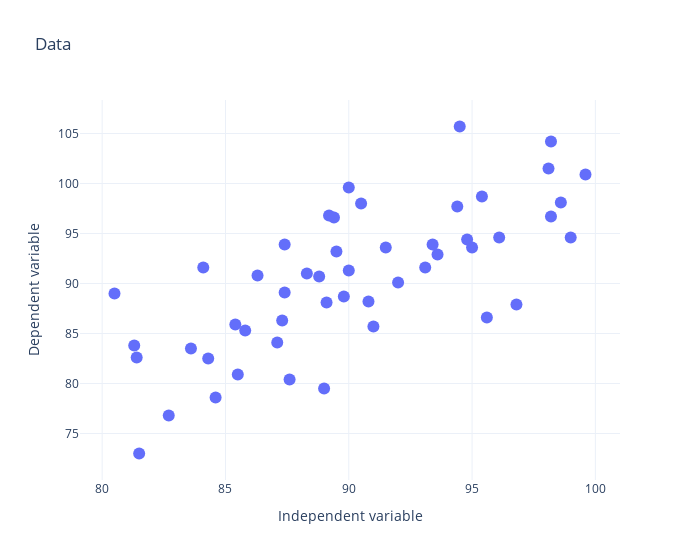

The code cell stored with this chart in its notebook:
### Markdown cell above
### <span style="color: pink ;">Simple Linear Regression <span>

### Code cell
go.Figure(data=go.Scatter(x=independent, y=dependent,
    mode='markers',
    marker=dict(size=12))).update_layout(title='Data',
        yaxis=dict(title='Dependent variable'),
        xaxis=dict(title='Independent variable')).update_layout(
            width=700
        )

### Figure 1 — Plotly figure (JSON) as saved in the notebook; plotly's stock layout.template omitted (floating-point values rounded to 4 significant figures)
{"data": [{"marker": {"size": 12}, "mode": "markers", "type": "scatter", "x": [81.5, 95.6, 88.8, 94.5, 99.6, 90.8, 90.0, 81.4, 85.4, 90.0, 93.6, 96.1, 87.6, 81.3, 85.8, 98.2, 84.3, 89.0, 98.6, 80.5, 92.0, 99.0, 84.6, 91.0, 98.2, 82.7, 90.5, 95.0, 93.4, 89.4, 84.1, 89.8, 87.4, 89.5, 87.3, 96.8, 95.4, 86.3, 91.5, 85.5, 89.1, 87.1, 93.1, 87.4, 89.2, 94.4, 88.3, 98.1, 83.6, 94.8], "y": [73.0, 86.6, 90.7, 105.7, 100.9, 88.2, 99.6, 82.6, 85.9, 91.3, 92.9, 94.6, 80.4, 83.8, 85.3, 104.2, 82.5, 79.5, 98.1, 89.0, 90.1, 94.6, 78.6, 85.7, 96.7, 76.8, 98.0, 93.6, 93.9, 96.6, 91.6, 88.7, 89.1, 93.2, 86.3, 87.9, 98.7, 90.8, 93.6, 80.9, 88.1, 84.1, 91.6, 93.9, 96.8, 97.7, 91.0, 101.5, 83.5, 94.4]}], "layout": {"title": {"text": "Data"}, "width": 700, "xaxis": {"title": {"text": "Independent variable"}}, "yaxis": {"title": {"text": "Dependent variable"}}}}
